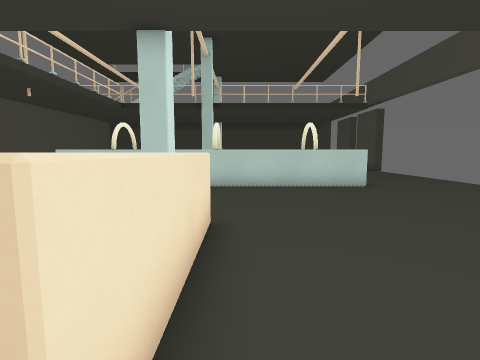
View 1 (above)

17 first-person views from a walk through a Godot game level. The camera is 1.2 m above the floor, tilts 6° down and sees 85° across. The floor is counted in squares, 1 m on a side. Each view is taken from the middle of a square. On the plan, view 1 faces up. The plan holds only what a view shows up to about 12 squares ahead; the rest is blank. The place goes on beyond the plan.

View 2
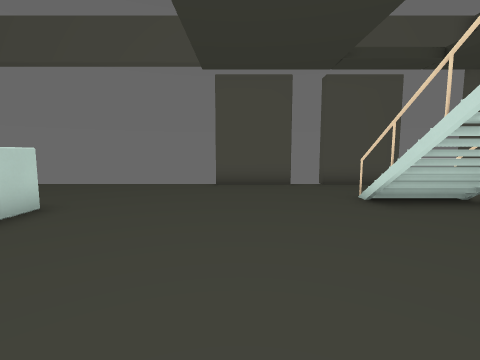

View 3
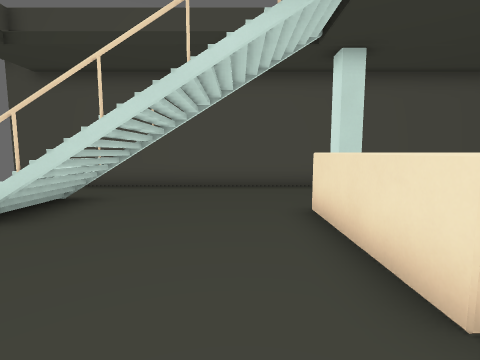

View 4
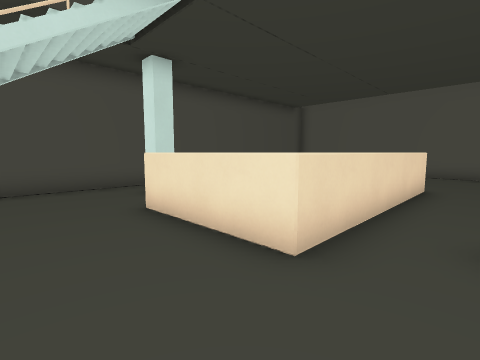

View 5
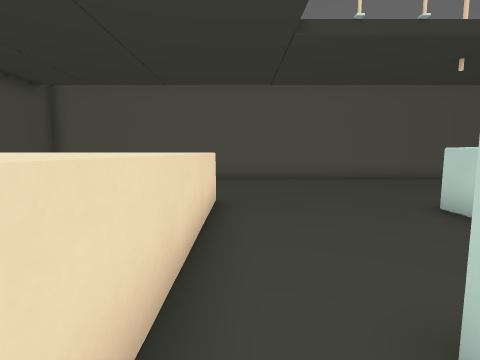

View 6
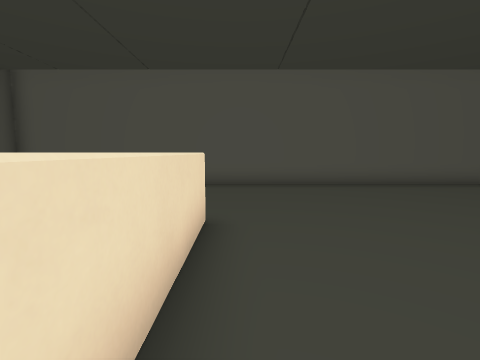

View 7
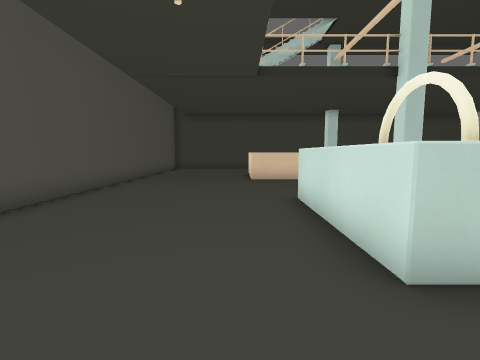

View 8
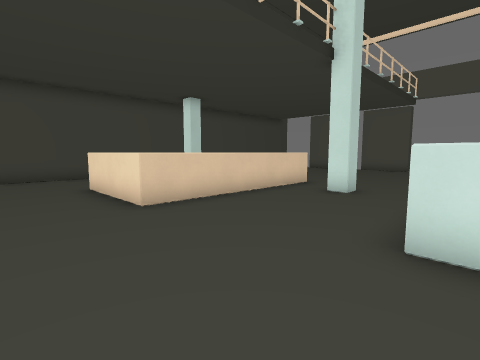

View 9
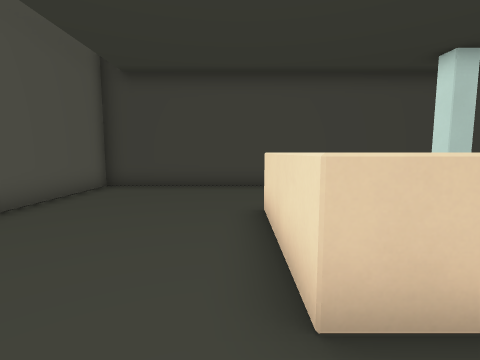

View 10
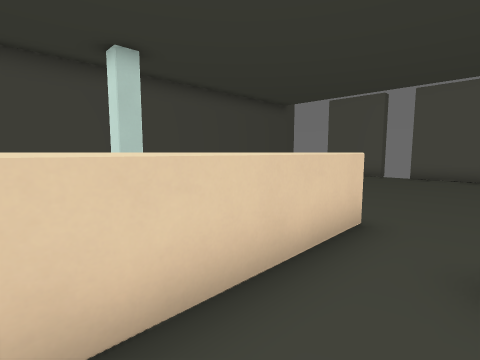

View 11
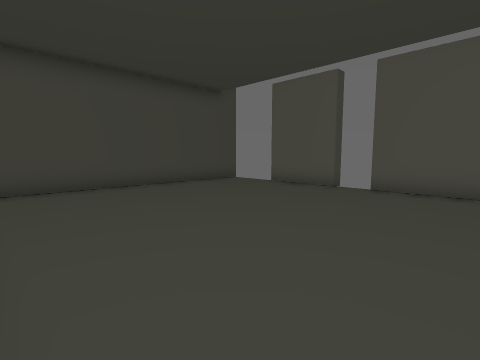

View 12
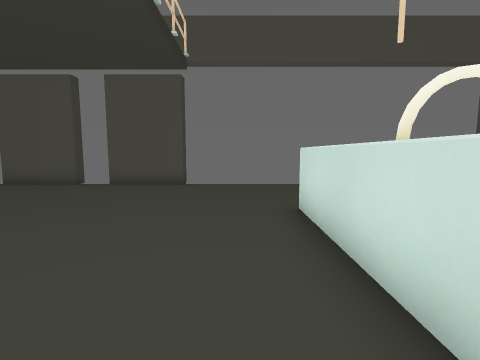

View 13
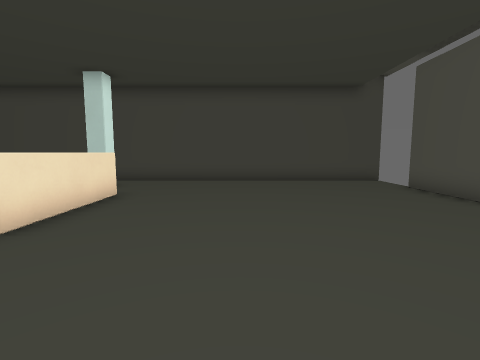

View 14
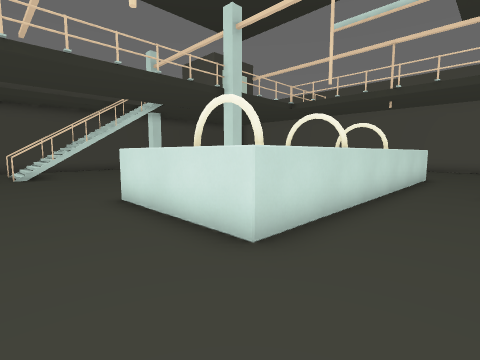

View 15
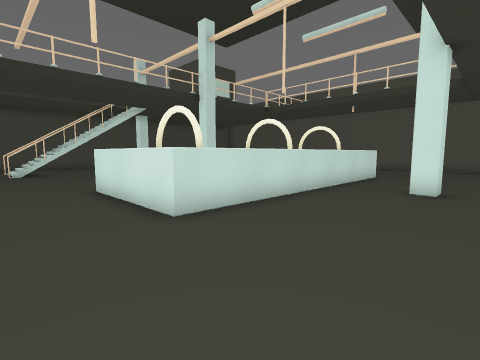

View 16
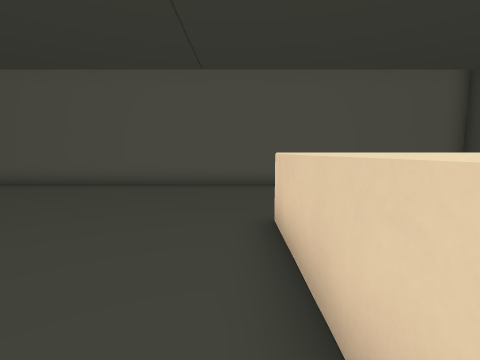

View 17
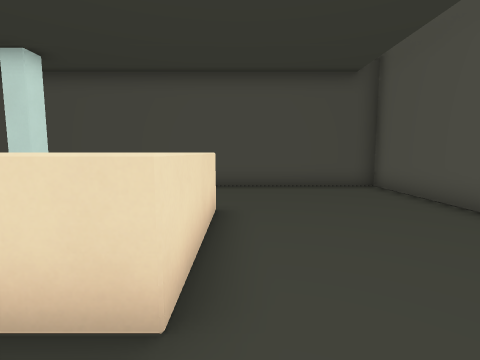

### Floor plan
Key: @ floor where view 1 was taken; # wall or solid block; x gap in a wall; . floor; / step, stairs or slope; ^ raised ledge; v drop or lower ground; C column.
Columns run from 13 left of view 1 to 9 right of it. Each row starts with its distance up from view 1.
 26 #######################
 25 #......    x..........
 24 #......     ..........x
 23 #......     ..........#
 22 #.....^     ^.........#
 21 #.....^     ^.........x
 20 #.....^     ^.........x
 19 #.....^^^^^^^.........#
 18 #.....................#
 17 #.....................x
 16 #.....................
 15 #.....................
 14 #.....................
 13 #......^^^^^^^^^^^....
 12 #......^^   ^   ^^....
 11 #......^^   ^   ^^....
 10 #......^^   ^   ^^....
  9 #......^^^ ^^^^^^^....
  8 #.........  ..........
  7 #.......... ..........
  6 #.....................x
  5 #.....................#
  4 #.....^^^^^^^.........#
  3 #.....^     ^.........x
  2 #.....^     ^...#vv#..x
  1 #.....^     ^...////..#
  0 #......     .@..////  #
 -1 #......    C....#vv#  x
 -2 #......    C........
 -3 #......    .........
 -4 #######################

Where each view was taken, in squares from view 1:
view 1: 0 up, 0 right, facing up
view 2: 5 up, 1 left, facing right
view 3: 6 up, 1 right, facing down
view 4: 6 up, 2 right, facing down-left
view 5: 5 up, 1 left, facing left
view 6: 5 up, 3 left, facing left
view 7: 7 up, 8 left, facing up
view 8: 13 up, 10 left, facing up-right
view 9: 17 up, 8 left, facing up
view 10: 17 up, 5 left, facing up-right
view 11: 17 up, 0 right, facing up-right
view 12: 15 up, 1 left, facing right
view 13: 15 up, 3 right, facing up
view 14: 16 up, 7 right, facing down-left
view 15: 18 up, 7 right, facing down-left
view 16: 18 up, 3 left, facing left
view 17: 6 up, 8 left, facing down
